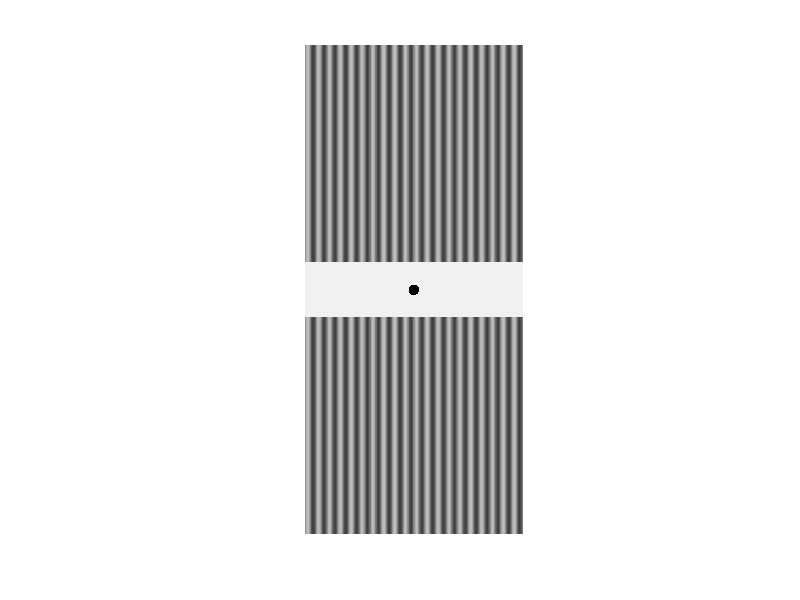
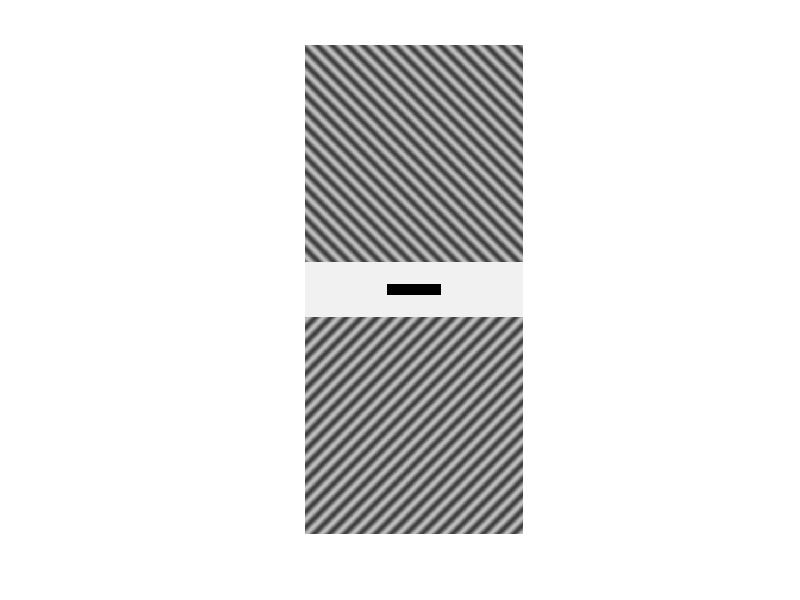
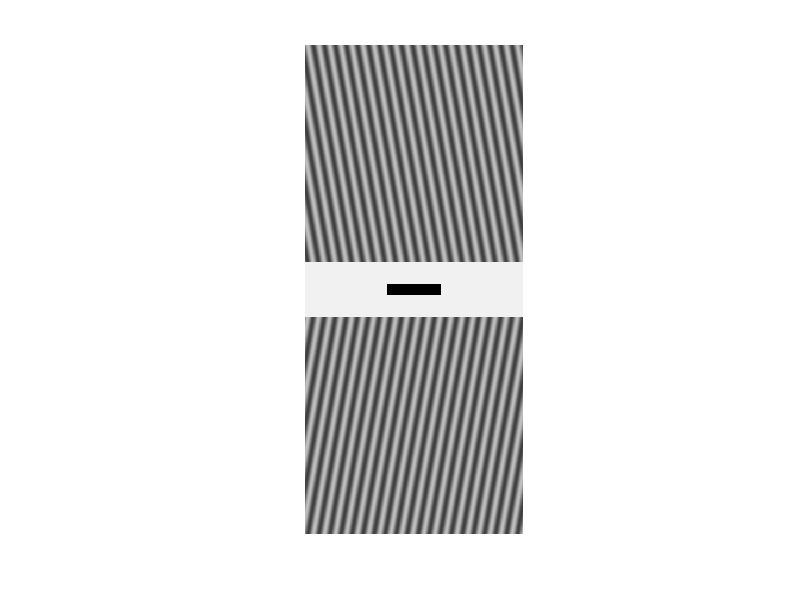
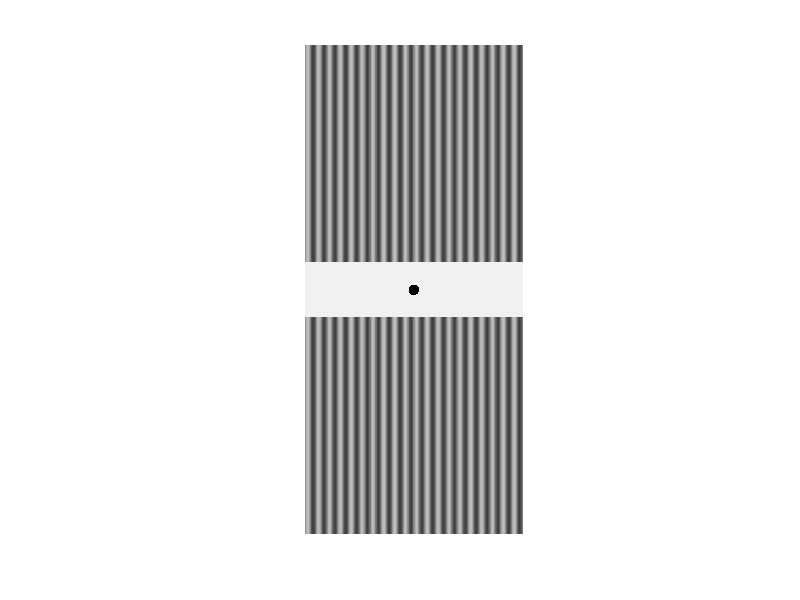

These figures' MATLAB source, in order:
clear; close all;
C = 0.5; % コントラスト（今回は0.5）
f = 0.05; % 空間周波数（今回は0.05）
d1 = (-1/6)*(1/3)*pi; % 10度
d2 = (1/4)*pi; % 45度
d0 = (0)*pi;
L_0 = 128;
height = 400;
width = 400;
L_p10 = zeros(height,width);
L_n10 = zeros(height,width);
L_p45 = zeros(height,width);
L_n45 = zeros(height,width);
L = zeros(height,width);

for x = 1:width
    for y = 1:height
        L_p10(y,x) = L_0 * (1 + C * sin(2 * pi * f*(y*sin(d1)+x*cos(d1))));
        L_n10(y,x) = L_0 * (1 + C * sin(2 * pi * f*(y*sin(-1*d1)+x*cos(-1*d1))));
        L_p45(y,x) = L_0 * (1 + C * sin(2 * pi * f*(y*sin(d2)+x*cos(d2))));
        L_n45(y,x) = L_0 * (1 + C * sin(2 * pi * f*(y*sin(-1*d2)+x*cos(-1*d2))));
        L(y,x) = L_0 * (1 + C * sin(2 * pi * f*(y*sin(d0)+x*cos(d0))));
    end
end

[w, h] = meshgrid(-199:200, 50:-1:-49);
Y2 = 255*0.95;
cir = (w.^2 + h.^2 >= 10.^2)*Y2;

rct = ones(100,400);
rct = rct * Y2;
rct(50-9:50+10,200-49:200+50)=0;

dg_90 = [L; cir; L];
dg_10 = [L_p10; rct; L_n10];
dg_45 = [L_n45; rct; L_p45];

fig10 = figure;
set(fig10, 'position',get(0,'ScreenSize'));
colormap(gray(256));
image(dg_10);
axis off;
axis image;
pause(60);
colormap(gray(256));
image(dg_90);
axis off;
axis image;

pause(5);
close();
colormap(gray(256));
image(dg_45);
axis off;
axis image;
pause(60);
colormap(gray(256));
image(dg_90);
axis off;
axis image;
pause(5);
close all;

% 保存用
fig90 = figure;
colormap(gray(256));
image(dg_90);
axis off;
axis image;
exportgraphics(fig90 ,'../Figures/07_21_dg90.pdf','ContentType','vector');

fig45 = figure;
colormap(gray(256));
image(dg_45);
axis off;
axis image;
exportgraphics(fig45 ,'../Figures/07_22_dg45.pdf','ContentType','vector');

fig10 = figure;
colormap(gray(256));
image(dg_10);
axis off;
axis image;
exportgraphics(fig10 ,'../Figures/07_23_dg10.pdf','ContentType','vector');